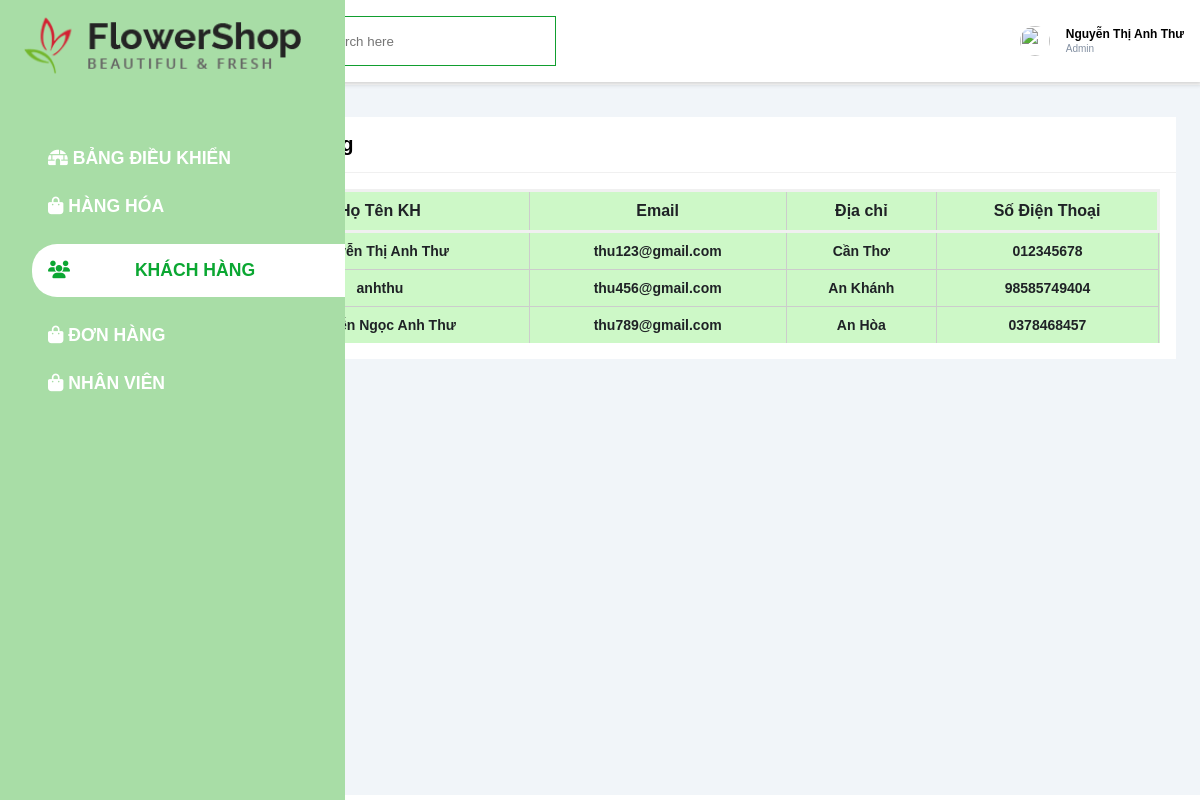
Screenshot of /customer.php (signed in) with the database file from the repository.
### tables this page shows
CREATE TABLE `khachhang` (
  `MSKH` int(11) NOT NULL,
  `HoTenKH` varchar(50) NOT NULL,
  `Email` varchar(30) NOT NULL,
  `Password` varchar(50) NOT NULL,
  `DiaChi` text DEFAULT NULL,
  `SoDienThoai` varchar(11) DEFAULT NULL
);

### customer.php (the view, shortened to what this page needs)
<!DOCTYPE html>
<html lang="en">
<head>
  <link rel="stylesheet" href="css/admin.css" />
  <link rel="stylesheet" href="css/custom.css" />
</head>
<?php
include_once('./connect.php');
?>
<body>
  <div class="sidebar">
    <div class="sidebar-brand">
      <img src="img/logo.png" alt="logo" height="60px" />
    </div>
    <div class="sidebar-menu">
      <ul>
        <li>
          <a href="admin.php"><span class="fas fa-igloo"></span>
            <span>BẢNG ĐIỀU KHIỂN</span></a>
        </li>
        <li>
          <a href="product.php"><span class="fas fa-shopping-bag"></span>
            <span>HÀNG HÓA</span></a>
        </li>
        <li>
          <a href="customer.php" class="active"><span class="fas fa-users"></span>
            <span>KHÁCH HÀNG</span></a>
        </li>
        <li>
          <a href="order.php"><span class="fas fa-shopping-bag"></span>
            <span>ĐƠN HÀNG</span></a>
        </li>
        <li>
          <a href="nhanvien.php"><span class="fas fa-shopping-bag"></span>
            <span>NHÂN VIÊN</span></a>
        </li>
      </ul>
    </div>
  </div>
  <div class="main-content">
    <header>
      <h2 style="margin-top: 10px">
        <label for="nav-toggle">
        </label>
        <span id="dashboard">BẢNG ĐIỀU KHIỂN</span>
      </h2>
      <div class="search-wrapper">
        <input type="search" placeholder="Search here" />
      </div>
      <div class="user-wrapper" style="cursor: pointer">
        <img src="img/admin/AnhThu.PNG" width="30px" height="30px" alt="" />
        <div>
          <h4>Nguyễn Thị Anh Thư</h4>
          <small>Admin</small>
        </div>
      </div>
    </header>
    <main>
      <div class="card">
        <div class="card-header">
          <h3>
            <span>Danh sách khách hàng</span>
          </h3>
        </div>
        <div class="card-body">
          <div class="table-responsive">
            <table width="100%">
              <thead>
                <tr>
                  <td>MSKH</td>
                  <td>Họ Tên KH</td>
                  <td>Email</td>
                  <td>Địa chỉ</td>
                  <td>Số Điện Thoại</td>
                </tr>
              </thead>
              <tbody>
                <?php
                $sql = "select * from khachhang";
                $query = mysqli_query($conn, $sql);
                while ($rows = mysqli_fetch_array($query)) {
                ?>
                  <tr>
                    <td><?php echo $rows['MSKH'] ?></td>
                    <td><?php echo $rows['HoTenKH'] ?></td>
                    <td><?php echo $rows['Email'] ?></td>
                    <td><?php echo $rows['DiaChi'] ?></td>
                    <td><?php echo $rows['SoDienThoai'] ?></td>
                  </tr>
                <?php
                }
                ?>
              </tbody>
            </table>
          </div>
        </div>
      </div>
    </main>
  </div>
</body>
</html>

### css/admin.css (style rules this page uses)
:root { --main-color: #0ba732; --color-dark: #1d2231; --text-grey: #8390a2; }
* { padding: 0; margin: 0; box-sizing: border-box; list-style-type: none; text-decoration: none; font-family: 'Poppins', sans-serif; transition: all 0.1s; }
.sidebar { width: 300px; position: fixed; left: 0; top: 0; height: 100%; background-color:rgb(168, 221, 166); z-index: 100; transition: margin-left 300ms; }
.sidebar-brand { height: 100px; padding: 2.5rem 0rem 0rem 1rem ; color: #fff; position: relative; top: -1.5rem; left: -0.5rem; }
.sidebar-menu { margin-top: 3rem; }
.sidebar-menu li { width: 100%; margin-bottom: 1.7rem; padding-left: 1rem; }
.sidebar-menu a.active span:last-child { margin-left: 60px; }
.sidebar-menu a { padding-left: 1rem; display: block; color: #fff; font-weight: bold; font-size: 1.1rem; transition: all 0.3s; }
.sidebar-menu a.active { background: #fff; padding-top: 1rem; padding-bottom: 1rem; color: var(--main-color); border-radius: 25px 0px 0px 25px; transition: all 0.3s; }
.main-content { transition: margin-left 300ms; margin-left: 345px; }
header { display: flex; justify-content: space-between; padding: 1rem; box-shadow: 2px 2px 5px rgba(0,0,0,0.2); position: fixed; left: 345px; width: calc(100% - 345px); top: 0 ; z-index: 100; background: #fff; transition: left 300ms; }
header h2 { color: #222; }
.search-wrapper { border: 1px solid rgb(17, 158, 47); height: 50px; margin-left: -500px; display: flex; align-items: center; overflow-x: hidden; width: 300px; }
.search-wrapper input { height: 100%; padding: .5rem; border: none; outline: none; }
.user-wrapper { display: flex; align-items: center; }
.user-wrapper img { border-radius: 50%; margin-right: 1rem; }
.user-wrapper small { display: inline-block; color: var(--text-grey); }
main { margin-top: 85px; padding: 2rem 1.5rem; background: #f1f5f9; min-height: calc(100vh - 90px); }
div { font-size: 12px; }
.card { background: #fff; }
.card-header, .card-body { padding: 1rem; }
h3 { font-size: 20px; }
.card-header { display: flex; justify-content: space-between; align-items: center; border-bottom: 1px solid #f0f0f0; }
table { border-collapse: collapse ; background-color: #9af08f7e; }
thead tr { border: 3px solid #f0f0f0; }
thead td { font-weight: 700; font-size: 1rem; }
td { padding: .5rem 1rem; font-size: 1.5rem; color: #222; border: 1px solid #f0f0f0; }
.table-responsive { width: 100%; overflow-x: auto; }
@media only screen and (max-width: 1200px) { .sidebar { width: 70px; } }
@media only screen and (max-width: 1200px) { .sidebar li, .sidebar .sidebar-brand { padding-left: 1rem; text-align: center; } }
@media only screen and (max-width: 1200px) { .sidebar li a { padding-left: 0rem; } }
@media only screen and (max-width: 1200px) { .sidebar li a span:last-child { display: none; } }
@media only screen and (max-width: 1200px) { .main-content { margin-left: 70px; } }
@media only screen and (max-width: 1200px) { .main-content header { width: calc(100% - 70px); left: 70px; } }

### customer.php (style rules this page uses)
.order .order__content table tr th, td { padding: 10px; font-weight: 600; border-color: #ccc; border-bottom: 0; color: #1f2226; text-align: center; font-size: 14px; }

### rows the page displays
khachhang: HoTenKH "Nguyễn Thị Anh Thư", Email "thu123@gmail.com", DiaChi "Cần Thơ", SoDienThoai "012345678"
khachhang: HoTenKH "anhthu", Email "thu456@gmail.com", DiaChi "An Khánh", SoDienThoai "98585749404"
khachhang: HoTenKH "Nguyễn Ngọc Anh Thư", Email "thu789@gmail.com", DiaChi "An Hòa", SoDienThoai "0378468457"
